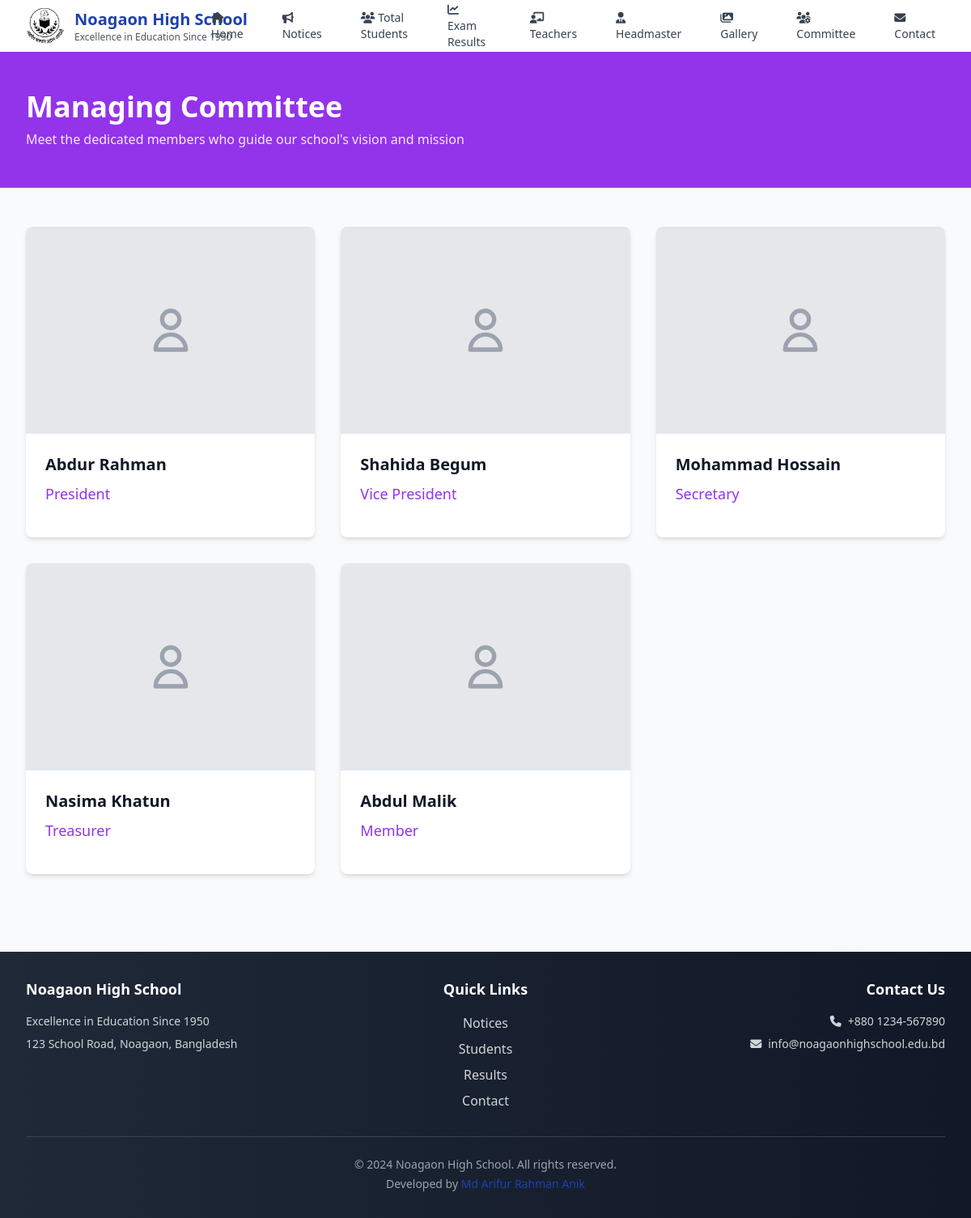
The page /committee/ on the database its author committed.
### main/models.py (models this page shows, shortened)
class SchoolInfo(models.Model):
    name = models.CharField(max_length=200, default="Noagaon High School")
    tagline = models.CharField(max_length=300, default="Excellence in Education Since 1950")
    logo = models.ImageField(upload_to='logo/', blank=True, null=True, help_text="School logo")
    address = models.TextField(blank=True)
    phone = models.CharField(max_length=50, blank=True)
    email = models.EmailField(blank=True)
    website = models.URLField(blank=True)
    established_year = models.PositiveIntegerField(default=1950)
    about = models.TextField(blank=True, help_text="About the school")
    is_active = models.BooleanField(default=True, help_text="Use this school info")
    class Meta:
        verbose_name = "School Information"
        verbose_name_plural = "School Information"
        ordering = ['-is_active']

class CommitteeMember(models.Model):
    name = models.CharField(max_length=100)
    role = models.CharField(max_length=100)
    photo = models.ImageField(upload_to='committee/', blank=True, null=True)
    contact_info = models.CharField(max_length=200, blank=True)
    order = models.PositiveIntegerField(default=0, help_text="Order of display")
    class Meta:
        ordering = ['order', 'name']

### main/views.py (the view)
# urls.py: path('committee/', views.committee, name='committee'),
def committee(request):
    committee_members = CommitteeMember.objects.all()
    context = {
        'committee_members': committee_members,
    }
    return render(request, 'main/committee.html', context)

### main/context_processors.py (called while the page is built)
def get_default_logo():
    logo_path = os.path.join(settings.MEDIA_ROOT, 'logo', 'Noagaon_logo.jpg')
    if os.path.exists(logo_path):
        return f"{settings.MEDIA_URL}logo/Noagaon_logo.jpg"
    return None

### templates/main/committee.html (shortened to what this page needs)
{% extends 'base.html' %}
{% block content %}
<div class="bg-purple-600 text-white">
    <div class="max-w-7xl mx-auto py-12 px-4 sm:px-6 lg:px-8">
        <h1 class="text-3xl md:text-4xl font-bold">Managing Committee</h1>
        <p class="mt-2 text-purple-100">Meet the dedicated members who guide our school's vision and mission</p>
    </div>
</div>
<div class="py-12 bg-gray-50">
    <div class="max-w-7xl mx-auto px-4 sm:px-6 lg:px-8">
        {% if committee_members %}
            <div class="grid gap-8 md:grid-cols-2 lg:grid-cols-3">
                {% for member in committee_members %}
                <div class="bg-white rounded-lg shadow-md overflow-hidden hover:shadow-lg transition-shadow">
                    <div class="aspect-w-3 aspect-h-4">
                        {% if member.photo %}
                            <img src="{{ member.photo.url }}" alt="{{ member.name }}"
                                 class="w-full h-64 object-cover">
                        {% else %}
                            <div class="w-full h-64 bg-gray-200 flex items-center justify-center">
                                <svg class="w-16 h-16 text-gray-400" fill="none" stroke="currentColor" viewBox="0 0 24 24">
                                    <path stroke-linecap="round" stroke-linejoin="round" stroke-width="2" d="M16 7a4 4 0 11-8 0 4 4 0 018 0zM12 14a7 7 0 00-7 7h14a7 7 0 00-7-7z"></path>
                                </svg>
                            </div>
                        {% endif %}
                    </div>
                    <div class="p-6">
                        <h3 class="text-xl font-semibold text-gray-900 mb-2">{{ member.name }}</h3>
                        <p class="text-lg text-purple-600 font-medium mb-4">{{ member.role }}</p>
                    </div>
                </div>
                {% endfor %}
            </div>
        {% endif %}
    </div>
</div>
{% endblock %}

### templates/base.html (shortened to what this page needs)
<!DOCTYPE html>
<html lang="en">
<head>
    <script src="https://cdn.tailwindcss.com"></script>
    <link rel="stylesheet" href="https://cdnjs.cloudflare.com/ajax/libs/font-awesome/6.4.0/css/all.min.css">
</head>
<body class="bg-gray-50 min-h-screen">
    <nav class="bg-white shadow-lg">
        <div class="max-w-full mx-auto px-4 sm:px-6 lg:px-8">
            <div class="flex justify-between h-16">
                <div class="flex items-center">
                    <a href="{% url 'main:home' %}" class="flex items-center">
                        <div class="flex-shrink-0 flex items-center justify-between">
                            {% if school_logo %}
                                <img src="{{ school_logo }}" alt="{{ school_name }}" class="h-12 w-12 mr-3 rounded-full object-cover">
                            {% endif %}
                            <div>
                                <h1 class="text-xl font-bold text-primary">{{ school_name }}</h1>
                                <p class="text-xs text-gray-600 hidden sm:block">{{ school_tagline }}</p>
                            </div>
                        </div>
                    </a>
                </div>
                <div class="hidden lg:flex items-center space-x-6">
                    <a href="{% url 'main:home' %}" class="text-gray-700 hover:text-primary px-3 py-2 rounded-md text-sm font-medium transition-all duration-200 hover:bg-blue-50">
                        <i class="fas fa-home mr-1"></i>Home
                    </a>
                    <a href="{% url 'main:notices' %}" class="text-gray-700 hover:text-primary px-3 py-2 rounded-md text-sm font-medium transition-all duration-200 hover:bg-blue-50">
                        <i class="fas fa-bullhorn mr-1"></i>Notices
                    </a>
                    <a href="/students/" class="text-gray-700 hover:text-accent px-3 py-2 rounded-md text-sm font-medium transition-all duration-200 hover:bg-green-50">
                        <i class="fas fa-users mr-1"></i>Total Students
                    </a>
                    <a href="/exam-results/" class="text-gray-700 hover:text-warning px-3 py-2 rounded-md text-sm font-medium transition-all duration-200 hover:bg-orange-50">
                        <i class="fas fa-chart-line mr-1"></i>Exam Results
                    </a>
                    <a href="{% url 'main:teachers' %}" class="text-gray-700 hover:text-primary px-3 py-2 rounded-md text-sm font-medium transition-all duration-200 hover:bg-blue-50">
                        <i class="fas fa-chalkboard-teacher mr-1"></i>Teachers
                    </a>
                    <a href="{% url 'main:headmaster' %}" class="text-gray-700 hover:text-primary px-3 py-2 rounded-md text-sm font-medium transition-all duration-200 hover:bg-blue-50">
                        <i class="fas fa-user-tie mr-1"></i>Headmaster
                    </a>
                    <a href="{% url 'main:gallery' %}" class="text-gray-700 hover:text-primary px-3 py-2 rounded-md text-sm font-medium transition-all duration-200 hover:bg-blue-50">
                        <i class="fas fa-images mr-1"></i>Gallery
                    </a>
                    <a href="{% url 'main:committee' %}" class="text-gray-700 hover:text-primary px-3 py-2 rounded-md text-sm font-medium transition-all duration-200 hover:bg-blue-50">
                        <i class="fas fa-users-cog mr-1"></i>Committee
                    </a>
                    <a href="{% url 'main:contact' %}" class="text-gray-700 hover:text-primary px-3 py-2 rounded-md text-sm font-medium transition-all duration-200 hover:bg-blue-50">
                        <i class="fas fa-envelope mr-1"></i>Contact
                    </a>
                </div>
            </div>
        </div>
    </nav>
    <main class="flex-1">
        {% block content %}
        {% endblock %}
    </main>
    <footer class="bg-gradient-to-r from-gray-800 to-gray-900 text-white mt-12">
        <div class="max-w-7xl mx-auto px-4 sm:px-6 lg:px-8 py-8">
            <div class="grid grid-cols-1 md:grid-cols-3 gap-8">
                <div class="text-center md:text-left">
                    <h3 class="text-lg font-semibold mb-4">{{ school_name }}</h3>
                    <p class="text-gray-300 text-sm">{{ school_tagline }}</p>
                    {% if school_address %}
                        <p class="text-gray-300 text-sm mt-2">{{ school_address }}</p>
                    {% endif %}
                </div>
                <div class="text-center">
                    <h3 class="text-lg font-semibold mb-4">Quick Links</h3>
                    <div class="space-y-2">
                        <a href="{% url 'main:notices' %}" class="block text-gray-300 hover:text-white transition-colors">Notices</a>
                        <a href="/students/" class="block text-gray-300 hover:text-white transition-colors">Students</a>
                        <a href="/exam-results/" class="block text-gray-300 hover:text-white transition-colors">Results</a>
                        <a href="{% url 'main:contact' %}" class="block text-gray-300 hover:text-white transition-colors">Contact</a>
                    </div>
                </div>
                <div class="text-center md:text-right">
                    <h3 class="text-lg font-semibold mb-4">Contact Us</h3>
                    {% if school_phone %}
                        <p class="text-gray-300 text-sm"><i class="fas fa-phone mr-2"></i>{{ school_phone }}</p>
                    {% endif %}
                    {% if school_email %}
                        <p class="text-gray-300 text-sm mt-2"><i class="fas fa-envelope mr-2"></i>{{ school_email }}</p>
                    {% endif %}
                </div>
            </div>
            <div class="border-t border-gray-700 mt-8 pt-6 text-center">
                <p class="text-gray-400 text-sm">© 2024 {{ school_name }}. All rights reserved.</p>
                <p class="text-gray-400 text-sm mt-1">Developed by <span class="text-primary font-medium">Md Arifur Rahman Anik</span></p>
            </div>
        </div>
    </footer>
</body>
</html>

### rows shown on the page
SchoolInfo: name "Noagaon High School", tagline "Excellence in Education Since 1950", address "123 School Road, Noagaon, Bangladesh", phone "+880 1234-567890", email "info@noagaonhighschool.edu.bd"
CommitteeMember: name "Abdur Rahman", role "President"
CommitteeMember: name "Shahida Begum", role "Vice President"
CommitteeMember: name "Mohammad Hossain", role "Secretary"
CommitteeMember: name "Nasima Khatun", role "Treasurer"
CommitteeMember: name "Abdul Malik", role "Member"
